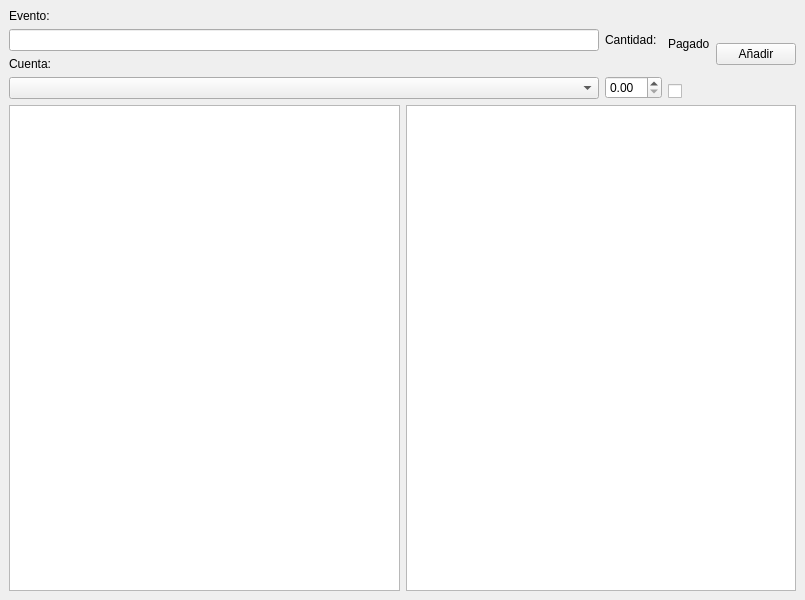
<?xml version="1.0" encoding="UTF-8"?>
<ui version="4.0">
 <class>Sheet</class>
 <widget class="QMainWindow" name="Sheet">
  <property name="geometry">
   <rect>
    <x>0</x>
    <y>0</y>
    <width>805</width>
    <height>600</height>
   </rect>
  </property>
  <property name="windowTitle">
   <string>MainWindow</string>
  </property>
  <widget class="QWidget" name="centralwidget">
   <layout class="QGridLayout" name="gridLayout">
    <item row="0" column="0">
     <layout class="QHBoxLayout" name="horizontalLayout">
      <item>
       <layout class="QVBoxLayout" name="verticalLayout_5">
        <item>
         <layout class="QVBoxLayout" name="verticalLayout_2">
          <item>
           <widget class="QLabel" name="label">
            <property name="text">
             <string>Evento:</string>
            </property>
           </widget>
          </item>
          <item>
           <widget class="QLineEdit" name="event"/>
          </item>
         </layout>
        </item>
        <item>
         <layout class="QVBoxLayout" name="verticalLayout">
          <item>
           <widget class="QLabel" name="label_3">
            <property name="text">
             <string>Cuenta:</string>
            </property>
           </widget>
          </item>
          <item>
           <widget class="QComboBox" name="account"/>
          </item>
         </layout>
        </item>
       </layout>
      </item>
      <item>
       <layout class="QVBoxLayout" name="verticalLayout_3">
        <item>
         <widget class="QLabel" name="label_2">
          <property name="text">
           <string>Cantidad:</string>
          </property>
         </widget>
        </item>
        <item>
         <widget class="QDoubleSpinBox" name="amount"/>
        </item>
       </layout>
      </item>
      <item>
       <layout class="QVBoxLayout" name="verticalLayout_4">
        <item>
         <widget class="QLabel" name="label_4">
          <property name="text">
           <string>Pagado</string>
          </property>
         </widget>
        </item>
        <item>
         <widget class="QCheckBox" name="paid">
          <property name="text">
           <string/>
          </property>
         </widget>
        </item>
       </layout>
      </item>
      <item>
       <widget class="QPushButton" name="bAdd">
        <property name="text">
         <string>Añadir</string>
        </property>
       </widget>
      </item>
     </layout>
    </item>
    <item row="1" column="0">
     <layout class="QHBoxLayout" name="horizontalLayout_2">
      <item>
       <widget class="QListWidget" name="list"/>
      </item>
      <item>
       <widget class="QListWidget" name="resumeList"/>
      </item>
     </layout>
    </item>
   </layout>
  </widget>
  <widget class="QMenuBar" name="menubar">
   <property name="geometry">
    <rect>
     <x>0</x>
     <y>0</y>
     <width>805</width>
     <height>26</height>
    </rect>
   </property>
  </widget>
 </widget>
 <resources/>
 <connections/>
</ui>
